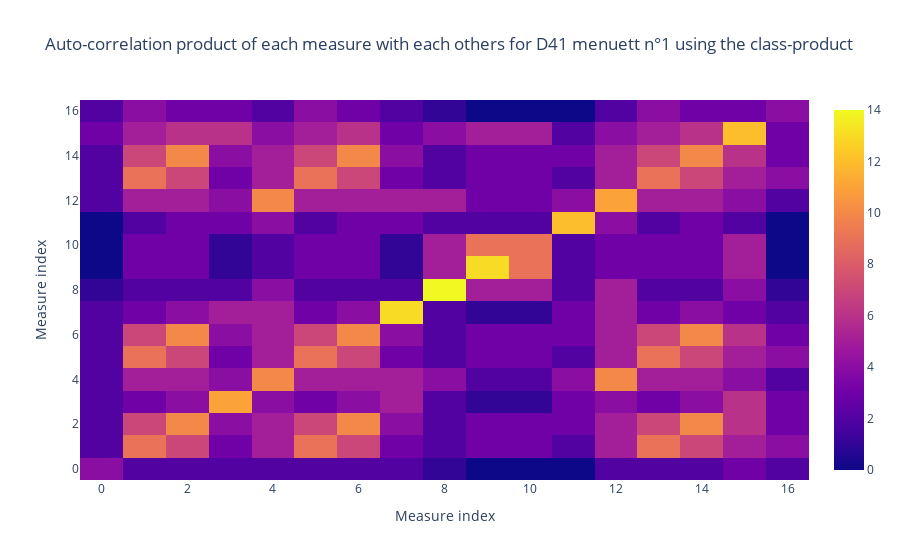

Notebook source saved alongside this figure:
### Code cell
dsp.heatmap_piece1_class

### Figure 1 — Plotly figure (JSON) as saved in the notebook; plotly's stock layout.template omitted (floating-point values rounded to 4 significant figures; data arrays with more than 128 entries replaced by an {"elided": "..."} marker saying what was removed)
{"data": [{"type": "heatmap", "z": {"elided": "17x17 int values"}}], "layout": {"title": {"text": "Auto-correlation product of each measure with each others for D41 menuett n°1 using the class-product"}, "xaxis": {"title": {"text": "Measure index"}}, "yaxis": {"title": {"text": "Measure index"}}}}
